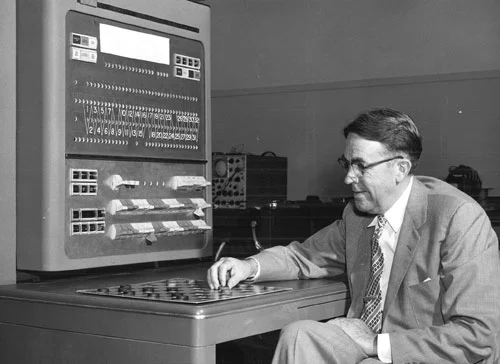
#> input picture face_recognition/Arthur-Samuel.webp, 500 x 364 px
$ python face_detect.py
#> lines starting #> are read from the running program, lines starting #| are printed output that depends on the picture; after the words box and inside, x2 and y2 are one past the last pixel; in counts of white or black regions, pixels touching at a corner belong together
import cv2
import sys

# Get user supplied values
#imagePath = "abba.png"
imagePath = "Arthur-Samuel.webp"
cascPath = "haarcascade_frontalface_default.xml"


# Create the haar cascade
faceCascade = cv2.CascadeClassifier(cascPath)

# Read the image
image = cv2.imread(imagePath)
#> image is the input picture: shape (364, 500, 3); mean B, G, R 109.2, 109.2, 109.2
gray = cv2.cvtColor(image, cv2.COLOR_BGR2GRAY)

# Detect faces in the image
faces = faceCascade.detectMultiScale(
    gray,
    scaleFactor=1.1,
    minNeighbors=5,
    minSize=(30, 30),
    flags = cv2.CASCADE_SCALE_IMAGE
)
#> faces = [[326, 136, 74, 74]]

print("Found {0} faces!".format(len(faces)))
#| Found 1 faces!

# Draw a rectangle around the faces
for (x, y, w, h) in faces:
    cv2.rectangle(image, (x, y), (x+w, y+h), (0, 255, 0), 2)
#> this loop made 1 pass
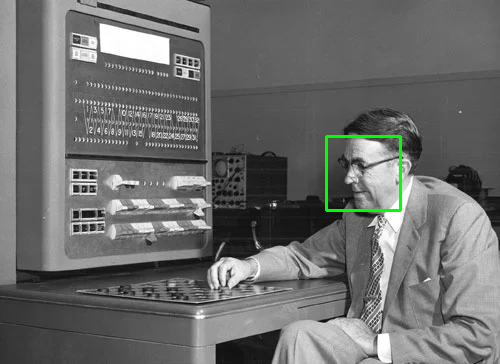
#> image: shape (364, 500, 3); 0.49% of pixels changed, all inside (x1, y1, x2, y2) = (325, 135, 402, 212)

cv2.imshow("Faces found", image)
cv2.waitKey(0)

$ run again, with face_recognition/abba.png saved as face_recognition/Arthur-Samuel.webp
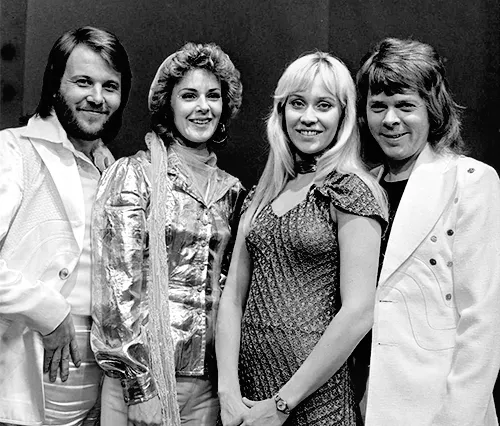
#> input picture face_recognition/abba.png, 500 x 426 px
#> image is the input picture: shape (426, 500, 3); mean B, G, R 130.9, 130.9, 130.9
#> faces = [[167, 70, 67, 67], [56, 55, 75, 75], [266, 68, 90, 90], [354, 79, 74, 74]]
#| Found 4 faces!
#> the loop `for (x, y, w, h) in faces:` made 4 passes
#> after the loop `for (x, y, w, h) in faces:`:
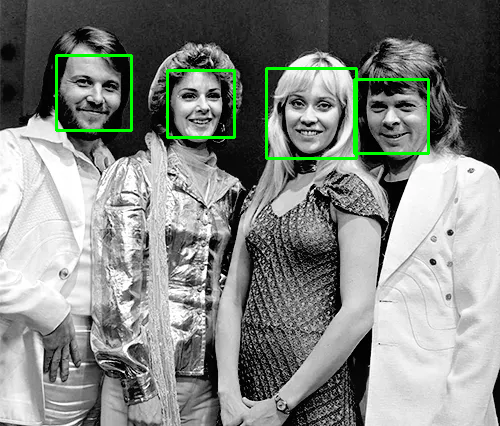
#> image: shape (426, 500, 3); 1.67% of pixels changed, all inside (x1, y1, x2, y2) = (55, 54, 430, 160)
